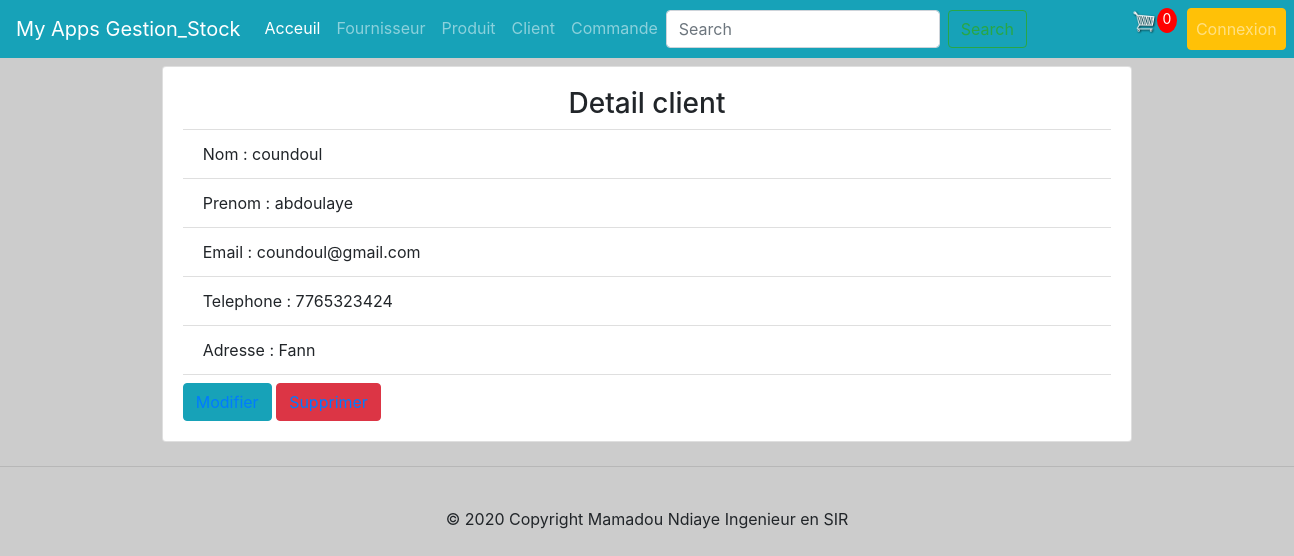
Page /client/2 on the committed database.
### gestionCommande/models.py (models this page shows)
class Client(models.Model):
    nom = models.CharField(max_length=30)
    prenom = models.CharField(max_length=30)
    email = models.EmailField(max_length=30)
    telephone = models.CharField(max_length=15)
    adresse = models.CharField(max_length=30)

### gestionCommande/views.py (the view)
# urls.py: path("client/<int:id>",detail_clients,name='details_client'),
def detail_clients(request,id):
    client= get_object_or_404(Client,id=id)
    context = {"client":  client}
    print(context)
    print('voici le nom du client',client.nom)
    return render(request, "clients/client_detail.html",context)

### gestionCommande/templates/clients/client_detail.html
    {% extends  "base.html" %}
{% block contenu %}
 <div class="row mt-2">
     <div class="col-md-9 m-auto">
         <div class="row">
         <div class="card card-body ">
              <div class="panel-heading"><h3  class="text-center">Detail client</h3></div>
             <ul class="list-group list-group-flush">
              <li class="list-group-item">Nom : {{client.nom}}</li>
              <li class="list-group-item">Prenom : {{client.prenom}}</li>
              <li class="list-group-item">Email : {{client.email}}</li>
              <li class="list-group-item">Telephone : {{client.telephone}}</li>
              <li class="list-group-item">Adresse : {{client.adresse}}</li>
            </ul>
             <div class="mt-2">
                  <button class="btn btn-info"> <a  href=" {% url 'edit_client' client.id %}">Modifier</a></button>
                 <button class="btn btn-danger"> <a  href=" {% url 'delete_client' client.id %}">Supprimer</a></button>
             </div>
         </div>
         </div>
     </div>
 </div>
{% endblock%}

### gestionCommande/templates/base.html (style rules this page uses)
body { background-color : #ccc; }

### rows in the picture
Client: nom "coundoul", prenom "abdoulaye", email "coundoul@gmail.com", telephone "7765323424", adresse "Fann"
